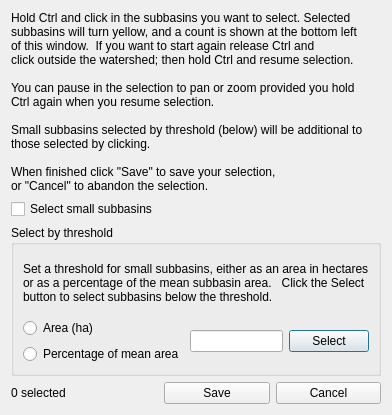
<?xml version="1.0" encoding="UTF-8"?>
<ui version="4.0">
 <class>SelectSubbasinsDialog</class>
 <widget class="QDialog" name="SelectSubbasinsDialog">
  <property name="geometry">
   <rect>
    <x>0</x>
    <y>0</y>
    <width>370</width>
    <height>415</height>
   </rect>
  </property>
  <property name="windowTitle">
   <string>Select subbasins for merging</string>
  </property>
  <property name="windowIcon">
   <iconset resource="resources.qrc">
    <normaloff>:/plugins/QSWATPlus/swatplus.ico</normaloff>:/plugins/QSWATPlus/swatplus.ico</iconset>
  </property>
  <property name="sizeGripEnabled">
   <bool>false</bool>
  </property>
  <layout class="QGridLayout" name="gridLayout">
   <item row="0" column="0" colspan="3">
    <widget class="QLabel" name="label_2">
     <property name="text">
      <string>Hold Ctrl and click in the subbasins you want to select. Selected 
subbasins will turn yellow, and a count is shown at the bottom left 
of this window.  If you want to start again release Ctrl and 
click outside the watershed; then hold Ctrl and resume selection. 

You can pause in the selection to pan or zoom provided you hold 
Ctrl again when you resume selection.

Small subbasins selected by threshold (below) will be additional to 
those selected by clicking.

When finished click &quot;Save&quot; to save your selection, 
or &quot;Cancel&quot; to abandon the selection.</string>
     </property>
     <property name="textFormat">
      <enum>Qt::AutoText</enum>
     </property>
     <property name="alignment">
      <set>Qt::AlignLeading|Qt::AlignLeft|Qt::AlignTop</set>
     </property>
     <property name="wordWrap">
      <bool>false</bool>
     </property>
    </widget>
   </item>
   <item row="1" column="0">
    <widget class="QCheckBox" name="checkBox">
     <property name="text">
      <string>Select small subbasins</string>
     </property>
    </widget>
   </item>
   <item row="2" column="0" colspan="3">
    <widget class="QGroupBox" name="groupBox">
     <property name="title">
      <string>Select by threshold</string>
     </property>
     <layout class="QGridLayout" name="gridLayout_2">
      <item row="0" column="0" colspan="3">
       <widget class="QLabel" name="label">
        <property name="text">
         <string>Set a threshold for small subbasins, either as an area in hectares 
or as a percentage of the mean subbasin area.   Click the Select 
button to select subbasins below the threshold.</string>
        </property>
        <property name="wordWrap">
         <bool>false</bool>
        </property>
       </widget>
      </item>
      <item row="1" column="0">
       <widget class="QRadioButton" name="areaButton">
        <property name="text">
         <string>Area (ha)</string>
        </property>
       </widget>
      </item>
      <item row="1" column="1" rowspan="2">
       <widget class="QLineEdit" name="threshold">
        <property name="toolTip">
         <string>The maximum distance a point may be moved to place it on the stream network (snapped).  Points which would require more than this distance will not be used.</string>
        </property>
        <property name="inputMethodHints">
         <set>Qt::ImhFormattedNumbersOnly</set>
        </property>
       </widget>
      </item>
      <item row="1" column="2" rowspan="2">
       <widget class="QPushButton" name="pushButton">
        <property name="text">
         <string>Select</string>
        </property>
       </widget>
      </item>
      <item row="2" column="0">
       <widget class="QRadioButton" name="percentButton">
        <property name="text">
         <string>Percentage of mean area</string>
        </property>
       </widget>
      </item>
     </layout>
    </widget>
   </item>
   <item row="3" column="0">
    <widget class="QLabel" name="count">
     <property name="text">
      <string>0 selected</string>
     </property>
    </widget>
   </item>
   <item row="3" column="1">
    <widget class="QPushButton" name="saveButton">
     <property name="text">
      <string>Save</string>
     </property>
    </widget>
   </item>
   <item row="3" column="2">
    <widget class="QPushButton" name="cancelButton">
     <property name="text">
      <string>Cancel</string>
     </property>
    </widget>
   </item>
  </layout>
 </widget>
 <resources>
  <include location="resources.qrc"/>
 </resources>
 <connections/>
</ui>
